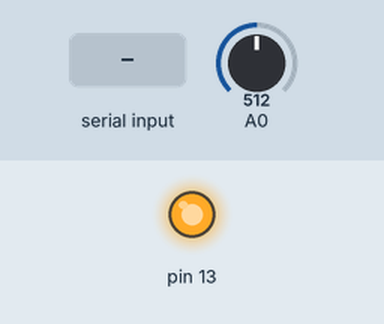
This sketch was run on a simulated Arduino Uno, built with avr-gcc and run on an emulated ATmega328P. On the bench: output pins drawn as LEDs (lit = HIGH). The test bench sets the inputs (shaded band); at power-on: A0 = 512.

Above: at 1.2 s.
1.3 s: "90,45\n" received over Serial
At 2.2 s:
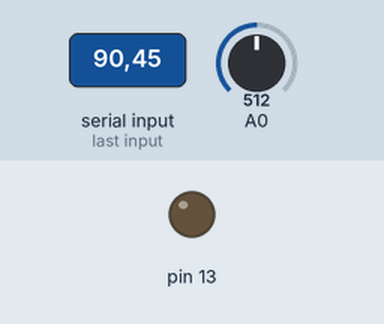
Timing chart, 0 to 4.3 s (numbered marks = the images above; inputs shaded):
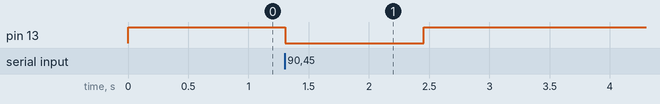

Measured:
- after the input at 1.3 s, pin 13: HIGH → LOW at once, → HIGH 1.1 s later

The sketch:

sketch_jun22a.ino
```cpp
int setpoint=0;
int temp=0;

void setup() {
  // put your setup code here, to run once:

Serial.begin(9600);
pinMode(13,OUTPUT);


}

int stpnt()
{ int a;
  if(Serial.available()>0)
  {
     a =Serial.parseInt();

  }
 setpoint=a;
 return setpoint;
}

void loop() {
  // put your main code here, to run repeatedly:
int a= analogRead(A0);
temp= a/2.074;
setpoint= stpnt();
if(temp<setpoint)
{
  digitalWrite(13,1);
  delay(50);
}
else if(temp >= setpoint)
{
  digitalWrite(13,0);
  delay(50);

}
}
```
